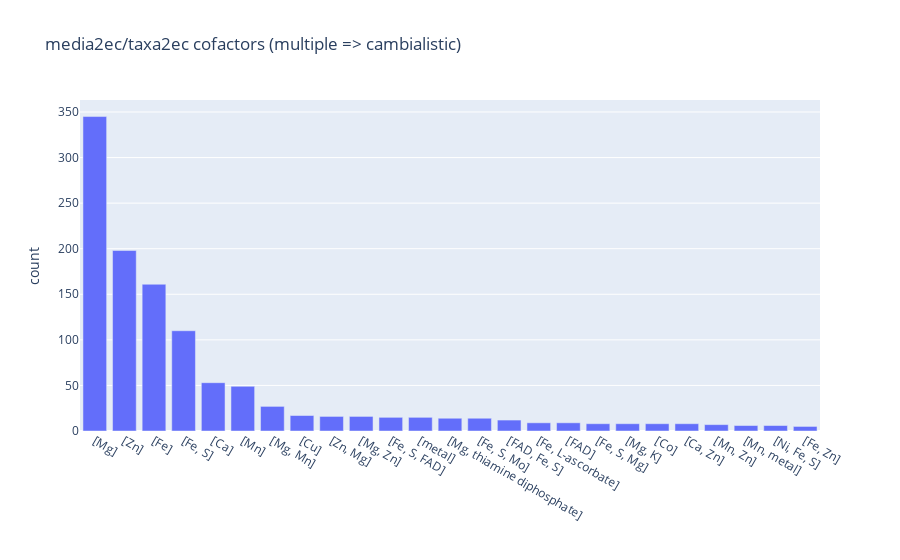

Notebook source saved alongside this figure:
### Code cell
import plotly.express as px

data = cf_df.copy()
fig = px.bar(
    data_frame = data.value_counts("CofactorFinal").head(25).reset_index(),
    x="CofactorFinal",
    y="count",
    title="media2ec/taxa2ec cofactors (multiple => cambialistic)"
    #color="Class"
)
fig.update_xaxes(title='', visible=True, showticklabels=True)
fig.show()

### Figure 1 — Plotly figure (JSON) as saved in the notebook; plotly's stock layout.template omitted (floating-point values rounded to 4 significant figures)
{"data": [{"alignmentgroup": "True", "hovertemplate": "CofactorFinal=%{x}<br>count=%{y}<extra></extra>", "legendgroup": "", "marker": {"color": "#636efa", "pattern": {"shape": ""}}, "name": "", "offsetgroup": "", "orientation": "v", "showlegend": false, "textposition": "auto", "type": "bar", "x": ["[Mg]", "[Zn]", "[Fe]", "[Fe, S]", "[Ca]", "[Mn]", "[Mg, Mn]", "[Cu]", "[Zn, Mg]", "[Mg, Zn]", "[Fe, S, FAD]", "[metal]", "[Mg, thiamine diphosphate]", "[Fe, S, Mo]", "[FAD, Fe, S]", "[Fe, L-ascorbate]", "[FAD]", "[Fe, S, Mg]", "[Mg, K]", "[Co]", "[Ca, Zn]", "[Mn, Zn]", "[Mn, metal]", "[Ni, Fe, S]", "[Fe, Zn]"], "xaxis": "x", "y": [345, 198, 161, 110, 53, 49, 27, 17, 16, 16, 15, 15, 14, 14, 12, 9, 9, 8, 8, 8, 8, 7, 6, 6, 5], "yaxis": "y"}], "layout": {"barmode": "relative", "legend": {"tracegroupgap": 0}, "title": {"text": "media2ec/taxa2ec cofactors (multiple => cambialistic)"}, "xaxis": {"anchor": "y", "domain": [0, 1], "showticklabels": true, "title": {"text": ""}, "visible": true}, "yaxis": {"anchor": "x", "domain": [0, 1], "title": {"text": "count"}}}}
